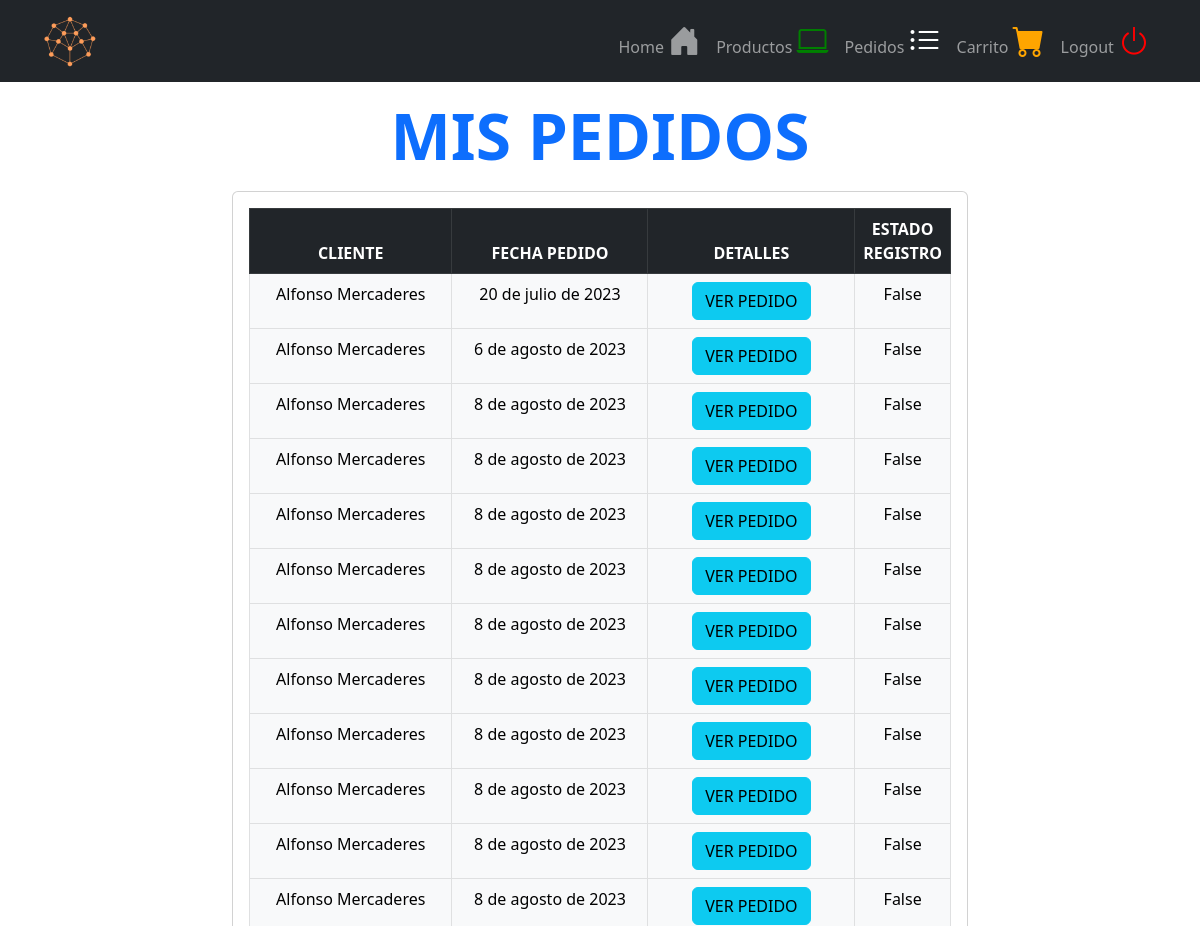
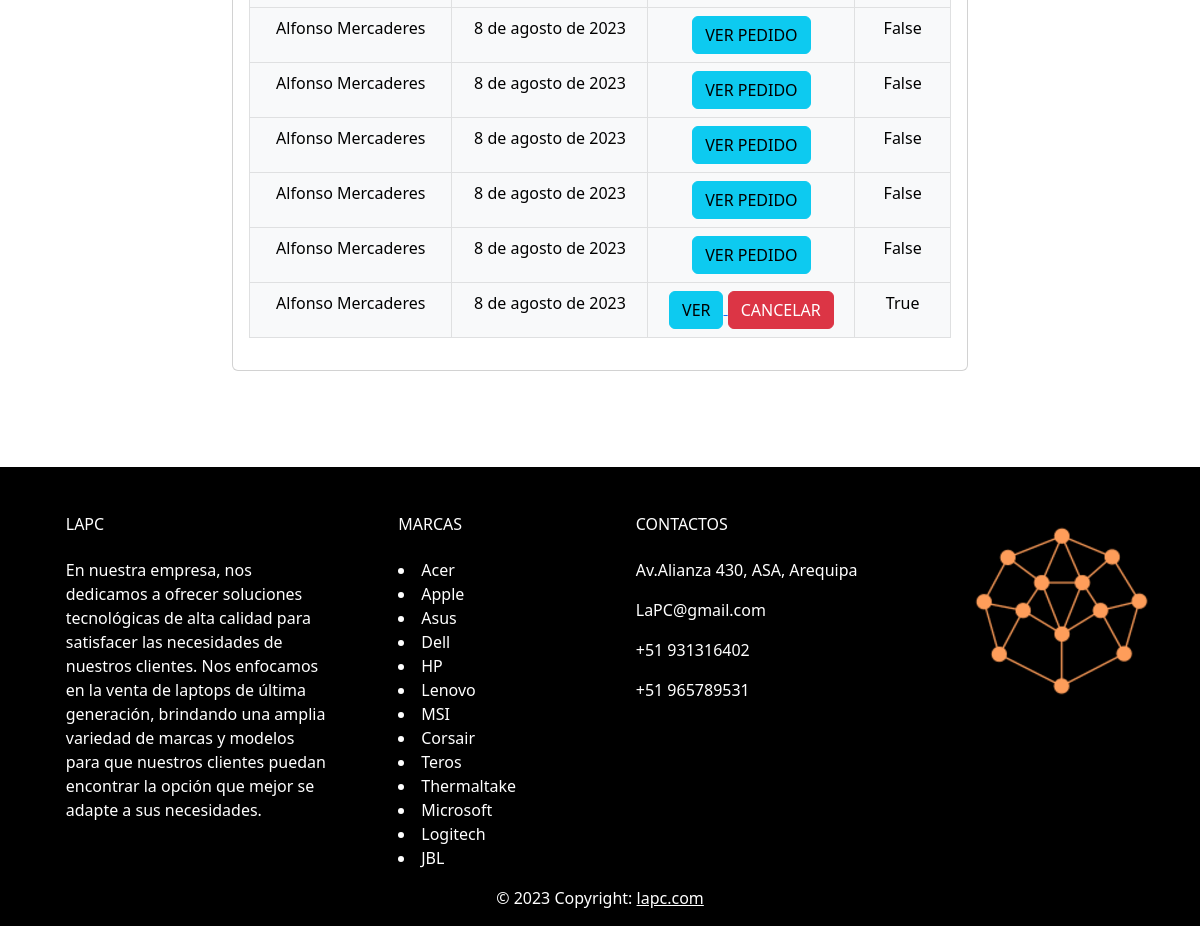
The app's page /index/ (signed in) with its own data (2 pictures, top to bottom).
### tienda/models.py (models this page shows, shortened)
class Pedido(models.Model):  # Cambiar modelo manytomany
    PedCabCodCli = models.ForeignKey(Cliente, on_delete=models.CASCADE)
    PedCabFec = models.DateField(auto_now_add=True)
    PedDetArtCod = models.ManyToManyField(Carrito, symmetrical=False)
    PedDetEstReg = models.BooleanField(default=True)
    _total = 0

class Cliente(AbstractUser):
    CliDNI = models.CharField(max_length=8)
    CliApePat = models.CharField(max_length=20)
    CliNom = models.CharField(max_length=20)
    CliEstReg = models.BooleanField(default=True)
    def __str__(self):
        return self.CliNom + ' ' + self.CliApePat
    password = models.CharField(max_length=128, null=True)
    username = models.CharField(max_length=150, unique=True, null=True)

### tienda/views.py (the view)
# urls.py: path('index/', views.Index.as_view(), name='index'),
@method_decorator(login_required, name='dispatch')
class Index(View):
    def get(self, request, *args, **kwargs):
        pedido = Pedido.objects.filter(PedCabCodCli=request.user)
        return render(request, 'index.html', {'pedidos': pedido})

### tienda/templates/index.html (shortened to what this page needs)
{% extends 'base.html' %}
{% block content %}
    <div class="container">
        <h1 class="text-center mt-3 mb-3 display-3 text-primary fw-bolder">MIS PEDIDOS</h1>
        <div class="row justify-content-center">
            <div class="col-md-8">
                <div class="card">
                    <div class="card-body">
                        <table class="table table-bordered text-center">
                            <thead class="thead-dark table-dark">
                                <tr>
                                    <th class="col-4">CLIENTE</th>
                                    <th class="col-4">FECHA PEDIDO</th>
                                    <th class="col-4">DETALLES</th>
                                    <th class="col-4">ESTADO REGISTRO</th>
                                </tr>
                            </thead>
                            <tbody class="table-light">
                                {% for pedido in pedidos %}
                                    <tr>
                                        <td class="col-4">{{ pedido.PedCabCodCli }}</td>
                                        <td class="col-4">{{ pedido.PedCabFec }}</td>
                                        <td class="col-4">
                                            {% if pedido.PedDetEstReg == False %}
                                                <a href="{% url 'pedido_detalle' pedido.id %}">
                                                    <button type="button" class="btn btn-info  btn-rounded" >
                                                        VER PEDIDO
                                                    </button>
                                                </a>
                                            {% else %}
                                                <a href="{% url 'pedido_detalle' pedido.id %}">
                                                    <button type="button" class="btn btn-info  btn-rounded" >
                                                        VER
                                                    </button>
                                                </a>
                                                <a href="{% url 'eliminar_pedido' pedido.id %}">
                                                    <button type="submit" class="btn btn-danger btn-rounded ">
                                                        CANCELAR
                                                    </button>
                                                </a>
                                            {% endif %}
                                        </td>
                                        <td class="col-4">{{ pedido.PedDetEstReg}}</td>
                                    </tr>
                                {% endfor %}
                            </tbody>
                        </table>
                    </div>
                </div>
            </div>
        </div>
    </div>
    <br><br><br><br>
{% endblock %}

### records on screen
Pedido: PedCabCodCli "Alfonso Mercaderes", PedCabFec "20 de julio de 2023", shows "VER PEDIDO", PedDetEstReg "False"
Pedido: PedCabCodCli "Alfonso Mercaderes", PedCabFec "6 de agosto de 2023", shows "VER PEDIDO", PedDetEstReg "False"
Pedido: PedCabCodCli "Alfonso Mercaderes", PedCabFec "8 de agosto de 2023", shows "VER PEDIDO", PedDetEstReg "False"
Pedido: PedCabCodCli "Alfonso Mercaderes", PedCabFec "8 de agosto de 2023", shows "VER PEDIDO", PedDetEstReg "False"
Pedido: PedCabCodCli "Alfonso Mercaderes", PedCabFec "8 de agosto de 2023", shows "VER PEDIDO", PedDetEstReg "False"
Pedido: PedCabCodCli "Alfonso Mercaderes", PedCabFec "8 de agosto de 2023", shows "VER PEDIDO", PedDetEstReg "False"
Pedido: PedCabCodCli "Alfonso Mercaderes", PedCabFec "8 de agosto de 2023", shows "VER PEDIDO", PedDetEstReg "False"
Pedido: PedCabCodCli "Alfonso Mercaderes", PedCabFec "8 de agosto de 2023", shows "VER PEDIDO", PedDetEstReg "False"
Pedido: PedCabCodCli "Alfonso Mercaderes", PedCabFec "8 de agosto de 2023", shows "VER PEDIDO", PedDetEstReg "False"
Pedido: PedCabCodCli "Alfonso Mercaderes", PedCabFec "8 de agosto de 2023", shows "VER PEDIDO", PedDetEstReg "False"
Pedido: PedCabCodCli "Alfonso Mercaderes", PedCabFec "8 de agosto de 2023", shows "VER PEDIDO", PedDetEstReg "False"
Pedido: PedCabCodCli "Alfonso Mercaderes", PedCabFec "8 de agosto de 2023", shows "VER PEDIDO", PedDetEstReg "False"
Pedido: PedCabCodCli "Alfonso Mercaderes", PedCabFec "8 de agosto de 2023", shows "VER PEDIDO", PedDetEstReg "False"
Pedido: PedCabCodCli "Alfonso Mercaderes", PedCabFec "8 de agosto de 2023", shows "VER PEDIDO", PedDetEstReg "False"
Pedido: PedCabCodCli "Alfonso Mercaderes", PedCabFec "8 de agosto de 2023", shows "VER PEDIDO", PedDetEstReg "False"
Pedido: PedCabCodCli "Alfonso Mercaderes", PedCabFec "8 de agosto de 2023", shows "VER PEDIDO", PedDetEstReg "False"
Pedido: PedCabCodCli "Alfonso Mercaderes", PedCabFec "8 de agosto de 2023", shows "VER PEDIDO", PedDetEstReg "False"
Pedido: PedCabCodCli "Alfonso Mercaderes", PedCabFec "8 de agosto de 2023", shows "VER", PedDetEstReg "True"
